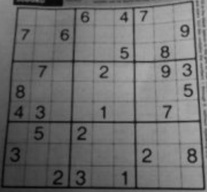
#> input picture sudoku.jpg, 207 x 192 px, shrunk from 676 x 628 before the run, found by its file name
$ jupyter execute --allow-errors Detect_3.ipynb
#> lines starting #> are read from the running program, lines starting #| are printed output that depends on the picture
Let's first make a grayscale image that gets lighter (higher brightness) as we move from left to right (increasing x value)

[cell 1]
'''
Tutorial based on https://docs.opencv.org/4.x/d7/d4d/tutorial_py_thresholding.html
'''
import cv2
import numpy as np
from google.colab.patches import cv2_imshow
from matplotlib import pyplot as plt
from google.colab import drive

# Load the Drive helper and mount
drive.mount('/content/drive')

xRez=256; yRez=256;
img=np.zeros((yRez,xRez),dtype='uint8')
for x in range(xRez):
  img[:,x]=x
cv2_imshow(img)
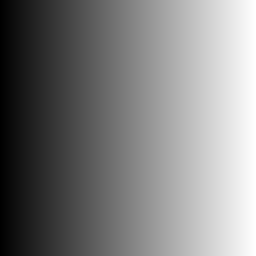
#> shown: shape (256, 256); min 0, max 255, mean 127.5

Now lets look at some threshold techniques applied to our image im.

#> (a cell that did not finish here is left out)

In the previous section, we used one global value as a threshold. But this might not be good in all cases, e.g. if an image has different lighting conditions in different areas. In that case, adaptive thresholding can help. Here, the algorithm determines the threshold for a pixel based on a small region around it. So we get different thresholds for different regions of the same image which gives better results for images with varying illumination.

[cell 3]
imFile = r'/content/drive/MyDrive/SCIP_DATA/Images/sudoku.jpg'
imgColor = cv2.imread(imFile)   # Read color image
#> imgColor is the input picture: shape (192, 207, 3); min 7, max 179, mean 110.7
img = cv2.cvtColor(imgColor, cv2.COLOR_BGR2GRAY)
#> (the rest of this cell did not finish here and is left out)

Another way to handle uneven lighting is to use a very blurred version of an image to capture the gradient of the lighting, that is the variation in the lighting.  Then we can subtract the variation of the lighting from the image, producing an image with more uniform lighting. In the below example, which is a microscopic image of fly eggs ("Original Image"). Notice that the image is brighter in the center, and the brightness falls off radially.  If we apply a fixed global threshold, the center is detected ("Original Thresh"). If we blur the image, we get an overall average of the brightness across the image ("Blur"). We then subtract the blurred image from the original image, to get a differential image ("Diff"). Notice the uniform lighting in the "Diff" image. Now we can apply a global threshould to the "Diff" image to get all the eggs ("Diff Thresh") without being obscured by the bright light in the center.

[cell 4]
imFile = r'/content/drive/MyDrive/SCIP_DATA/Images/FlyEggs.jpg'
imgColor = cv2.imread(imFile)   # Read color image
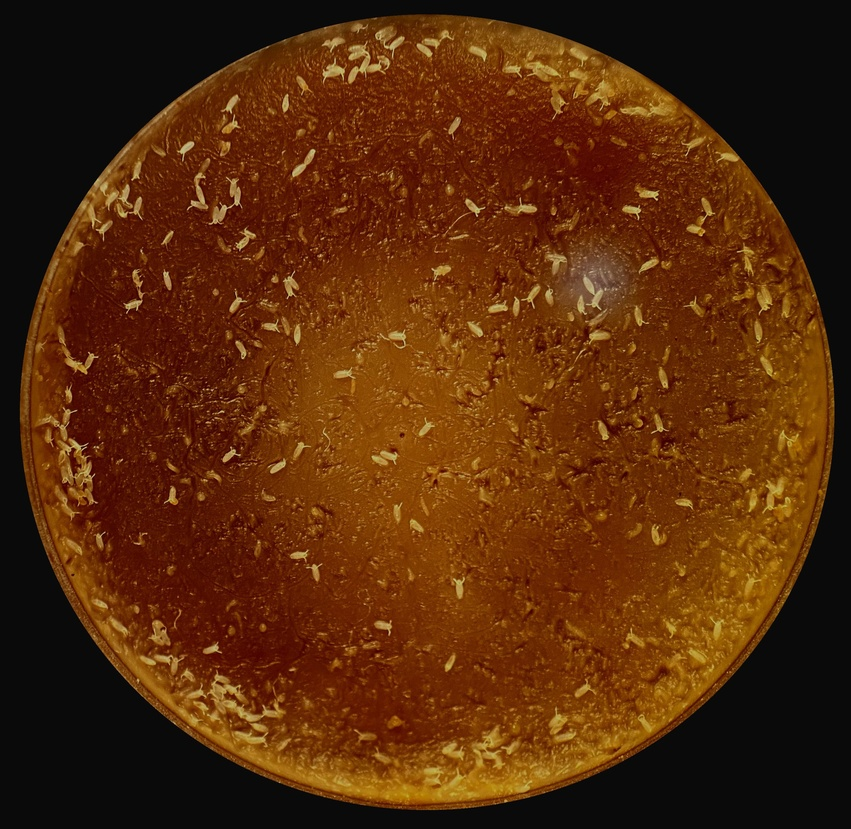
#> input picture FlyEggs.jpg, 851 x 829 px, shrunk from 2781 x 2709 before the run, found by its file name
#> imgColor is the input picture: shape (829, 851, 3); mean B, G, R 10.4, 41.7, 85.4
img = cv2.cvtColor(imgColor, cv2.COLOR_BGR2GRAY)
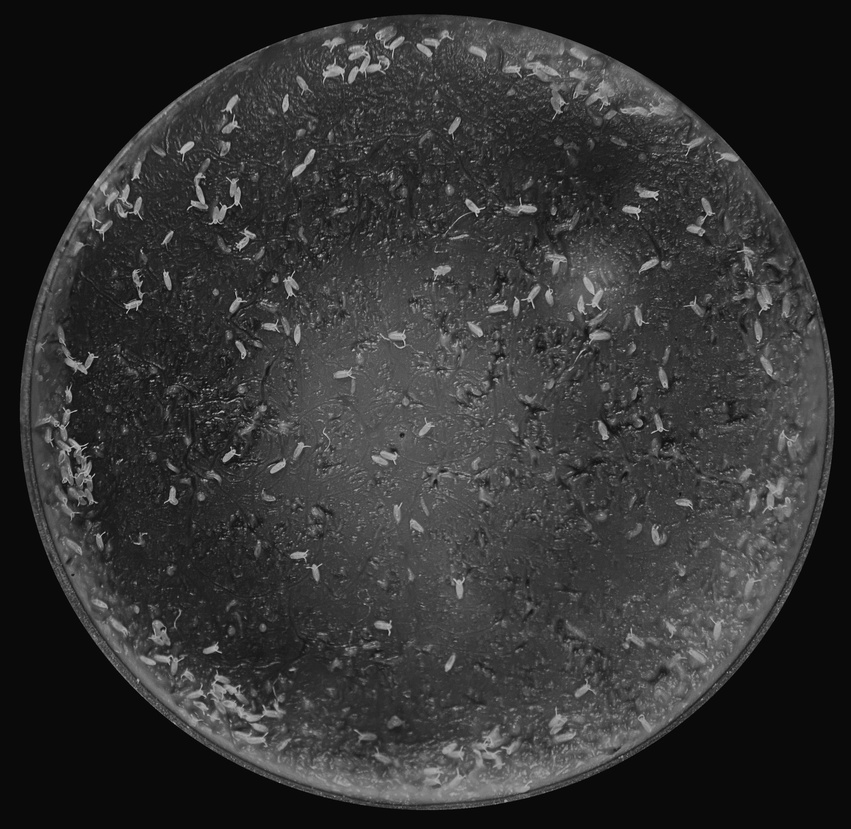
#> img: shape (829, 851); min 1, max 200, mean 51.2

BLUR=131
# global thresholding
#> (the rest of this cell did not finish here and is left out)
